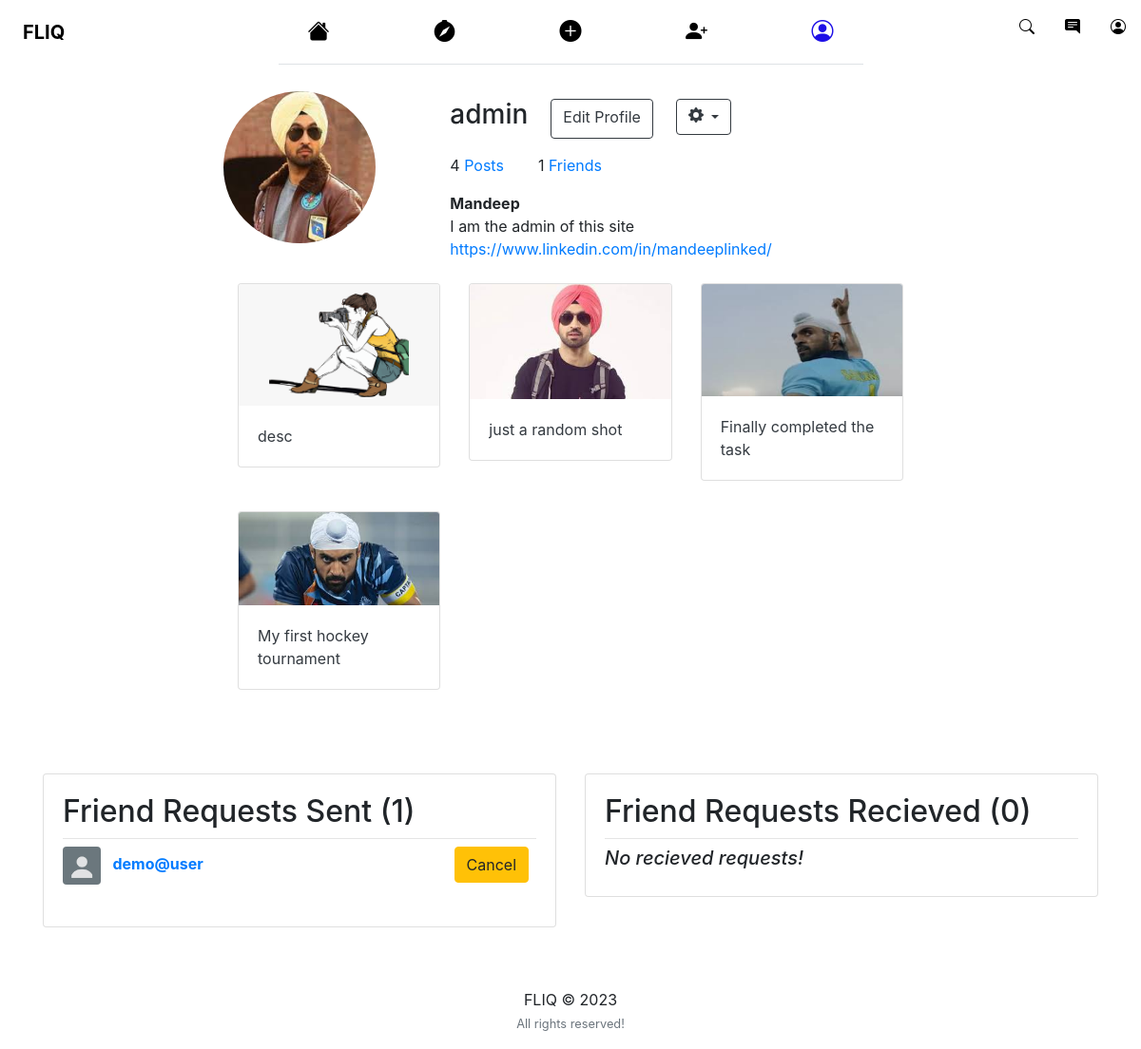
Page /my-profile/ (signed in) on the committed database.
### users/models.py (models this page shows, shortened)
class Profile(models.Model):
	user = models.OneToOneField(User, on_delete=models.CASCADE)
	name = models.CharField(max_length=30)
	image = models.ImageField(default='default.png', upload_to='profile_pics')
	slug = AutoSlugField(populate_from='user')
	bio = models.CharField(max_length=255, blank=True)
	link = models.CharField(max_length=255, blank=True)
	friends = models.ManyToManyField("Profile", blank=True)
	def get_absolute_url(self):
		return "/users/{}".format(self.slug)

class FriendRequest(models.Model):
	to_user = models.ForeignKey(settings.AUTH_USER_MODEL, related_name='to_user', on_delete=models.CASCADE)
	from_user = models.ForeignKey(settings.AUTH_USER_MODEL, related_name='from_user', on_delete=models.CASCADE)
	timestamp = models.DateTimeField(auto_now_add=True)

### feed/models.py (models this page shows, shortened)
class Post(models.Model):
	description = models.CharField(max_length=255, blank=True)
	pic = models.ImageField(upload_to='path/to/img')
	date_posted = models.DateTimeField(default=timezone.now)
	user_name = models.ForeignKey(User, on_delete=models.CASCADE)
	tags = models.CharField(max_length=100, blank=True)

### users/views.py (the view)
# urls.py: path('my-profile/', user_views.my_profile, name='my_profile'),
@login_required
def my_profile(request):
	p = request.user.profile
	you = p.user
	sent_friend_requests = FriendRequest.objects.filter(from_user=you)
	rec_friend_requests = FriendRequest.objects.filter(to_user=you)
	user_posts = Post.objects.filter(user_name=you)
	friends = p.friends.all()
	button_status = 'none'
	if p not in request.user.profile.friends.all():
		button_status = 'not_friend'
		if len(FriendRequest.objects.filter(
			from_user=request.user).filter(to_user=you)) == 1:
				button_status = 'friend_request_sent'
		if len(FriendRequest.objects.filter(
			from_user=p.user).filter(to_user=request.user)) == 1:
				button_status = 'friend_request_received'
	context = {
		'u': you,
		'button_status': button_status,
		'friends_list': friends,
		'sent_friend_requests': sent_friend_requests,
		'rec_friend_requests': rec_friend_requests,
		'post_count': user_posts.count,
		'posts': user_posts
	}
	return render(request, "users/profile.html", context)

### users/templates/users/profile.html (shortened to what this page needs)
{% extends "feed/layout.html" %} {% load static %}
{% block myprofileactive %}active{% endblock myprofileactive %}
{% block content %}
<br /><br />
<div class="main-content">
  <div class="container mt-7">
    <div class="row">
      <div class="col-xl-8 m-auto order-xl-2 mb-5 mb-xl-0">
        <div class="shadow">
          <div class="row">
            <div class="col-lg-4 order-lg-4">
              <div class="card-profile-image">
                <a href="{{ u.profile.image.url }}">
                  <img src="{{ u.profile.image.url }}" class="rounded-circle" width="160px" height="160px"
                    style="object-fit:cover;" />
                </a>
              </div>
            </div>
            <div class="col-lg-8 order-lg-8">
              <div class="row my-2">
                <h3 class="profile-user-name">{{ u.username }}</h3>
                {% if request.user == u %}
                <a class="btn btn-outline-dark mx-4" href="{% url 'edit_profile' %}">Edit Profile</a>
                <div class="dropdown">
                  <button class="btn btn-secondary btn-outline-dark dropdown-toggle" type="button"
                    id="SettingsDropdownButton" data-toggle="dropdown" aria-haspopup="true" aria-expanded="false">
                  </button>
                </div>
                {% endif %}
              </div>
              <div class="row">
                <div class="profile-stats my-2">
                  <span class="profile-stat-count">{{ post_count }}</span>
                  <span class="description"><a href="{% url 'user-posts' u.username %}">Posts</a></span>
                  <span class="profile-stat-count">&nbsp;&nbsp;&nbsp;&nbsp;&nbsp;&nbsp;</span>
                  <span class="profile-stat-count">{{ u.profile.friends.count }}</span>
                  {% if request.user == u %}
                  <span class="description"><a href="{% url 'friend_list' %}">Friends</a></span>
                  {% else %}
                  <span class="description">Friends</span>
                  {% endif %}
                </div>
              </div>
              <div class="row">
                <div class="profile-desc my-2">
                  <strong class="profile-stat-count">{{ u.profile.name }}</strong><br>
                  <span class="profile-stat-count">{{ u.profile.bio }}</span>
                  {% if u.profile.link %}
                  <a class="profile-stat-count" target="_blank" rel="noopener noreferrer" href="{{ u.profile.link }}">{{ u.profile.link }}</a>
                  {% endif %}
                </div>
              </div>
            </div>
          </div>
          <div class="container">
            <div class="row">
              {% for post in posts %}
              <div class="col-md-4">
                <div class="card card-signin my-3">
                  <a href="{% url 'post-detail' post.id %}"><img class="card-img-top" src="{{ post.pic.url }}"
                      alt="" /></a>
                  <div class="card-body">
                    <p class="card-text text-dark">{{ post.description }}</p>
                  </div>
                </div>
              </div>
              {% endfor %}
            </div>
          </div>
        </div>
      </div>
    </div>
    <br />
    {% if request.user == u %}
    <div class="row">
      <div class="col-md-6">
        <div class="card card-signin my-5">
          <div class="card-body">
            <h2>Friend Requests Sent ({{ sent_friend_requests.count }})</h2>
            <hr class="my-2" />
            {% if not sent_friend_requests %}
            <h5><i>No sent requests!</i></h5>
            {% else %} {% for s_request in sent_friend_requests %}
            <a href="{{ s_request.to_user.profile.get_absolute_url }}"><img
                src="{{ s_request.to_user.profile.image.url }}" class="rounded mr-2" width="40" height="40"
                alt="" /></a>
            <a href="{{ s_request.to_user.profile.get_absolute_url }}"><b>{{ s_request.to_user.username }}</b></a>
            <small class="float-right">
              <a class="btn btn-warning mr-2" href="{% url 'cancel_friend_request' s_request.to_user.id %}">Cancel</a>
            </small>
            <br /><br />
            {% endfor %} {% endif %}
          </div>
        </div>
      </div>
      <div class="col-md-6">
        <div class="card card-signin my-5">
          <div class="card-body">
            <h2>Friend Requests Recieved ({{ rec_friend_requests.count }})</h2>
            <hr class="my-2" />
            {% if not rec_friend_requests %}
            <h5><i>No recieved requests!</i></h5>
            {% endif %}
          </div>
        </div>
      </div>
    </div>
    {% endif %}
  </div>
</div>
{% endblock content %}

### feed/templates/feed/layout.html (style rules this page uses)
a { text-decoration:none; }

### rows in the picture
Post: pic (picture), description "desc"
Post: pic (picture), description "just a random shot"
Post: pic (picture), description "Finally completed the task"
Post: pic (picture), description "My first hockey tournament"
FriendRequest: to_user.profile.image (placeholder picture), to_user.username "demo@user"

### other values in the picture
{{ u.username }} "admin"
{{ post_count }} "4"
{{ u.profile.friends.count }} "1"
{{ u.profile.name }} "Mandeep"
{{ u.profile.bio }} "I am the admin of this site"
{{ u.profile.link }} "https://www.linkedin.com/in/mandeeplinked/"
{{ sent_friend_requests.count }} "1"
{{ rec_friend_requests.count }} "0"
